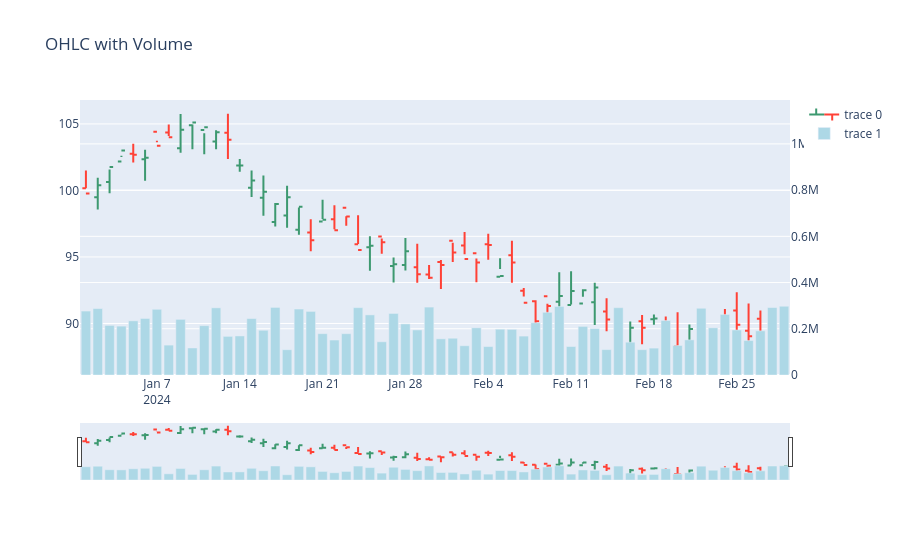

Source (notebook cell):
### Markdown cell above
## OHLC + Volume (Plotly)

### Code cell
fig = go.Figure()

fig.add_trace(go.Ohlc(
    x=df.index,
    open=df["Open"], high=df["High"],
    low=df["Low"], close=df["Close"]
))

fig.add_trace(go.Bar(
    x=df.index, y=df["Volume"],
    marker_color="lightblue", yaxis="y2"
))

fig.update_layout(
    yaxis2=dict(overlaying="y", side="right", range=[0, df["Volume"].max()*4]),
    title="OHLC with Volume"
)

fig.show()
